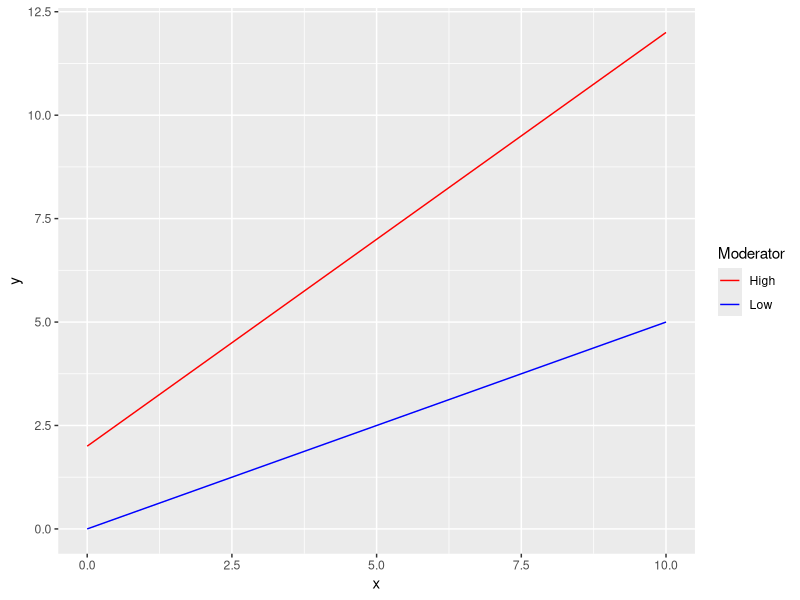
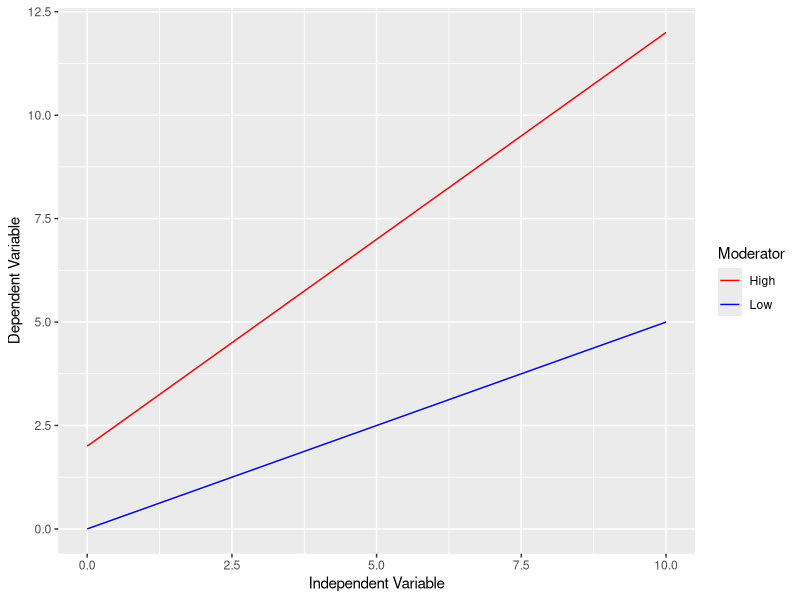

Recreate these plots in R, in order.
## ---- chunk 1
knitr::opts_chunk$set(echo = TRUE)
## ---- chunk 2
# Simple regression model
xyline <- function(x, a, b) {a + b * x}
## ---- chunk 3
# Range of x
x <- c(0, 10)
## ---- chunk 4
# Generate the two points when moderator = "Low"
dat0 <- data.frame(Moderator = "Low",
                   x = x,
                   y = xyline(x, a = 0, b = 0.5))
# Generate the two points when moderator = "High"
dat1 <- data.frame(Moderator = "High",
                   x = x,
                   y = xyline(x, a = 2, b = 1.0))
## ---- chunk 5
dat <- rbind(dat0, dat1)
dat
## ---- chunk 6
library(ggplot2)
p <- ggplot(dat, aes(x = x, y = y, color = Moderator)) +
            geom_line() +
            scale_color_manual(values = c("Low" = "blue", "High" = "red"))
p
## ---- chunk 7
p + xlab("Independent Variable") +
    ylab("Dependent Variable")
